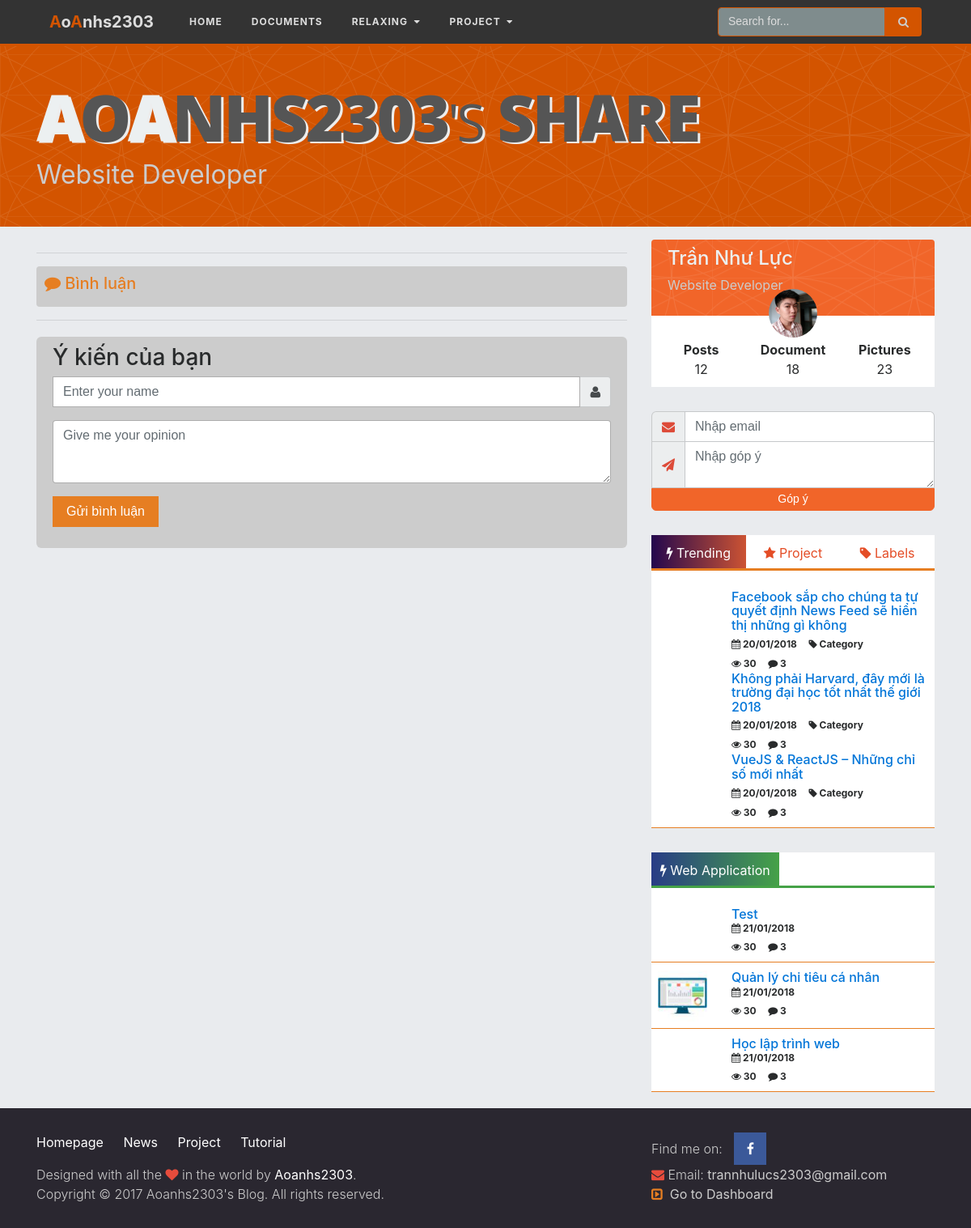
/tailieu/xemchitiet/120, run on the app's committed database.
### tables this page shows
CREATE TABLE `post` (
  `id` int(10) NOT NULL,
  `title` varchar(2000) NOT NULL,
  `url` varchar(255) NOT NULL,
  `category` varchar(100) NOT NULL,
  `datetime` varchar(100) NOT NULL,
  `image` varchar(200) NOT NULL,
  `tomtat` text NOT NULL,
  `content` text NOT NULL,
  `trend` varchar(50) NOT NULL
);

CREATE TABLE `web_app` (
  `id` int(10) NOT NULL,
  `title` varchar(500) NOT NULL,
  `datetime` varchar(200) NOT NULL,
  `image` varchar(500) NOT NULL,
  `link` varchar(500) NOT NULL
);

### application/controllers/tailieu.php (called while the page is built, shortened)
<?php if ( ! defined('BASEPATH')) exit('No direct script access allowed');
class Tailieu extends CI_Controller {
	public function __construct()
	{
		$this->load->model('admin_model');
	}
	public function xemchitiet($id)
	{
		$baiviet = $this->admin_model->getTaiLieuById($id);
		$sopost = $this->admin_model->countPost();
		$sodoc = $this->admin_model->countDocument();
		$sopic = $this->admin_model->countPicture();
		$project = $this->admin_model->getProjectSide();
		$webapp = $this->admin_model->getAllWebApp();
		$trend = $this->admin_model->getTrendPost();
		$danhmuc = $this->admin_model->getDanhMucSide();
		$dataside = array(
			'sopost' => $sopost,
			'sodoc' => $sodoc,
			'sopic' => $sopic,
			'projectside' => $project,
			'webappside' => $webapp,
			'trend' => $trend,
			'danhmucside' => $danhmuc
		);
		$duan = $this->admin_model->getAllDuAn();
		$blogname = 'SHARE';
		$comment = $this->admin_model->getCommentByDocumentId($id);
		$side = $this->load->view('home/side.php', $dataside, TRUE);
		$dataheader = array('duan' => $duan, 'blogname' => $blogname);
		$data = array('tailieu' => $baiviet, 'side' => $side, 'binhluan' => $comment);
		$this->load->view('home/header.php', $dataheader);
		$this->load->view('addon/tailieu_chitiet_view', $data);
		$this->load->view('home/footer.php');
	}
}

### index.php (called while the page is built, shortened)
<?php
require_once BASEPATH.'core/CodeIgniter.php';

### application/models/admin_model.php (called while the page is built, shortened)
<?php if ( ! defined('BASEPATH')) exit('No direct script access allowed');
class admin_model extends CI_Model {
	public function getAllDuAn()
	{
		$this->db->select('*');
		$data = $this->db->get('project');
		$data = $data->result_array();
		return $data;
	}
	public function getAllWebApp()
	{
		$this->db->select('*');
		$data = $this->db->get('web_app');
		$data = $data->result_array();
		return $data;
	}
	public function getTaiLieuById($id)
	{
		$this->db->select('*');
		$this->db->where('id', $id);
		$data = $this->db->get('document');
		$data = $data->result_array();
		return $data;
	}
	public function getProjectSide()
	{
		$this->db->select('*');
		$data = $this->db->get('project', 4);
		$data = $data->result_array();
		return $data;
	}
	public function getTrendPost()
	{
		$this->db->select('*');
		$this->db->where('trend', 'true');
		$data = $this->db->get('post');
		$data = $data->result_array();
		return $data;
	}
	public function getDanhMucSide()
	{
		$this->db->select("category, count(category) as num");
		$this->db->from("post");
		$this->db->group_by("category");
		$data = $this->db->get();
		$data = $data->result_array();
		return $data;
	}
	public function countPost()
	{
		$this->db->select('*');
		$kq = $this->db->get('post');
		$kq = $kq->result_array();
		return count($kq);
	}
	public function countDocument()
	{
		$this->db->select('*');
		$kq = $this->db->get('document');
		$kq = $kq->result_array();
		return count($kq);
	}
	public function countPicture()
	{
		$this->db->select('*');
		$kq = $this->db->get('picture');
		$kq = $kq->result_array();
		return count($kq);
	}
	public function getCommentByDocumentId($postid)
	{
		$this->db->select('*');
		$dieukien = array('post_id' => $postid, 'page' => 'document');
		$this->db->where($dieukien);
		$data = $this->db->get('comments');
		return $data = $data->result_array();
	}
}

### application/views/home/side.php (the view, shortened to what this page needs)
<div class="col-sm-4 col-12 big-col-4">
    <div class="about-me">
        <div class="top-ab">
            <h4 class="name-about">Trần Như Lực</h4>
            <p class="webdev">Website Developer</p>
        </div>
        <div class="avatar">
            <img src="<?php echo base_url() ?>aoanhs2303.tk/images/avt.jpg" alt="" width="60px" height="60px" class="rounded-circle">
        </div>
        <div class="bottom-ab">
            <div class="row">
                <div class="col-4 text-center">
                    <b>Posts</b><br><?php echo $sopost ?>
                </div>
                <div class="col-4 text-center">
                    <b>Document</b><br><?php echo $sodoc ?>
                </div>
                <div class="col-4 text-center">
                    <b>Pictures</b><br><?php echo $sopic ?>
                </div>
            </div>
        </div>
    </div>
    <div class="follow-me">
        <form action="<?php echo base_url() ?>home/gopy" method="post">
            <div class="input-group gopy-mail">
                <div class="input-group-addon"><i class="fa fa-envelope" style="color: #dd4b39"></i></div>
                <input type="email" name="emailaddress" placeholder="Nhập email" class="form-control">
            </div>
            <div class="input-group gopy-noidung">
                <div class="input-group-addon"><i class="fa fa-paper-plane" style="color: #dd4b39"></i></div>
                <textarea name="gopy" id="" cols="40" rows="2" placeholder="Nhập góp ý" class="form-control"></textarea>
            </div>
            <div class="input-group">
                <input type="submit" name="Submit" class="btn btn-danger btn-block btn-sm btn-gopy" value="Góp ý">
            </div>
        </form>
    </div>
    <div class="angular-trending" ng-app="tabTrending" ng-controller="TabController">
        <div class="all-tab">
            <div class="tab-header">
                <ul class="tab-he">
                    <li ng-class="{active:isActiveTab(1)}" ><a href=""ng-click="changeTab(1)"><i class="fa fa-bolt"></i> Trending</a></li>
                    <li ng-class="{active:isActiveTab(2)}" ><a href="" ng-class="{active:isActiveTab(2)}" ng-click="changeTab(2)"><i class="fa fa-star"></i> Project</a></li>
                    <li ng-class="{active:isActiveTab(3)}" ><a href="" ng-class="{active:isActiveTab(3)}" ng-click="changeTab(3)"><i class="fa fa-tag"></i> Labels</a></li>
                </ul>
                <div class="tabs-content">
                    <div ng-show="current_tab == 1">
                        <div class="one-news-small">
                            <?php foreach ($trend as $tr) { ?>
                            <div class="row">
                                <div class="col-3 no-padding-right">
                                </div>
                                <div class="col-9">
                                    <a href="<?php echo base_url() ?>home/xemchitiet/<?php echo $tr['id'] ?>"><h5 style="margin-bottom: 0px; font-size:16px"><?php echo $tr['title'] ?></h5></a>
                                    <div class="info-news">
                                        <span><i class="fa fa-calendar"></i>&nbsp;<?php echo date('d/m/Y', $tr['datetime']) ?></span>
                                        <span><i class="fa fa-tag"></i> Category</span>
                                    </div>
                                    <div class="info-news">
                                        <span><i class="fa fa-eye"></i> 30</span>
                                        <span><i class="fa fa-comment"></i> 3</span>
                                    </div>
                                </div>
                            </div>
                            <?php } ?>
                        </div>
                    </div>
                </div>
            </div>
        </div>
    </div>
    <div class="angular-trending">
        <div class="all-tab">
            <div class="tab-header">
                <ul class="tab-he tab-green">
                    <li class="active apptab"><a href=""ng-click="changeTab(1)"><i class="fa fa-bolt"></i> Web Application</a></li>
                </ul>
                <div class="tabs-content">
                <div>
                <?php foreach ($webappside as $was) { ?>
                    <div class="one-news-small">
                        <div class="row">
                            <div class="col-3 no-padding-right">
                                <img src="<?php echo $was['image'] ?>" alt="" class="img-fluid">
                            </div>
                            <div class="col-9">
                                <a href="<?php echo $was['link'] ?>"><h5 style="margin-bottom: 0px; font-size:16px"><?php echo $was['title'] ?></h5></a>
                                <div class="info-news">
                                    <span><i class="fa fa-calendar"></i>&nbsp;<?php echo date('d/m/Y',$was['datetime']) ?></span>
                                </div>
                                <div class="info-news">
                                    <span><i class="fa fa-eye"></i> 30</span>
                                    <span><i class="fa fa-comment"></i> 3</span>
                                </div>
                            </div>
                        </div>
                    </div>
                <?php } ?>
            </div>
                </div>
            </div>
        </div>
    </div>
</div>

### aoanhs2303.tk/style.css (style rules this page uses)
* { margin: 0; padding: 0; }
body { background-color: #E9EBEE; }
.about-me { border-radius: 10px; position: relative; }
.top-ab { padding: 10px 20px; background: url('images/el.png') repeat center center; background-color: #F16529; border-top-left-radius: 4px; border-top-right-radius: 4px; }
.bottom-ab { background-color: #FFF; padding: 30px 20px 10px 20px; }
.avatar { position: absolute; top: 50%; left: 50%; transform: translate(-50%, -50%); }
h4.name-about { color: #ecf0f1; }
p.webdev { color: #ccc; }
.follow-me { margin-top: 30px; }
.info-news span { padding-right: 10px; font-size: 12px; font-weight: bold; }
.all-tab { margin-top: 30px; background-color: #FFF; margin-bottom: 20px; }
ul.tab-he { list-style: none; display: flex; flex-direction: row; position: relative; }
ul.tab-he:before { content: ""; height: 3px; width: 100%; background-color: #e67e22; position: absolute; bottom: 0px; left: 0px; }
ul.tab-he.tab-green:before { background-color: #45a247; }
ul.tab-he li { display: inline-flex; width: 33.33%; padding: 10px 0px 10px 0px; }
ul.tab-he li a { color: #E44D26; }
ul.tab-he li.active { background: linear-gradient(to right, #23074d , #cc5333) }
ul.tab-he li.apptab { display: inline-flex; width: 45%; padding: 10px 0px 10px 0px; background: linear-gradient(to right, #283c86 , #45a247) }
ul.tab-he li.active a { color: #FFF; }
ul.tab-he li a { margin: auto; }
.one-news-small { padding: 8px; border-bottom: 1px solid #e67e22; margin-bottom: 2px; }
.gopy-mail .input-group-addon { border-radius: 6px 0px 0px 0px; border-bottom: none; }
.gopy-mail input { border-radius: 0px 6px 0px 0px; border-bottom: none; }
.gopy-noidung .input-group-addon { border-radius: 0px 0px 0px 0px; }
.gopy-noidung textarea { border-radius: 0px 0px 0px 0px; }
input.btn-gopy { background-color: #F16529; border-color: #F16529; margin: auto; border-radius: 0px 0px 6px 6px; }

### data on the page
post: title "Facebook sắp cho chúng ta tự quyết định News Feed sẽ hiển thị những gì không", datetime "20/01/2018"
post: title "Không phải Harvard, đây mới là trường đại học tốt nhất thế giới 2018", datetime "20/01/2018"
post: title "VueJS & ReactJS – Những chỉ số mới nhất", datetime "20/01/2018"
web_app: title "Test", datetime "21/01/2018"
web_app: image (picture), title "Quản lý chi tiêu cá nhân", datetime "21/01/2018"
web_app: title "Học lập trình web", datetime "21/01/2018"

### other printed values
$blogname "SHARE"
$sopost "12"
$sodoc "18"
$sopic "23"
